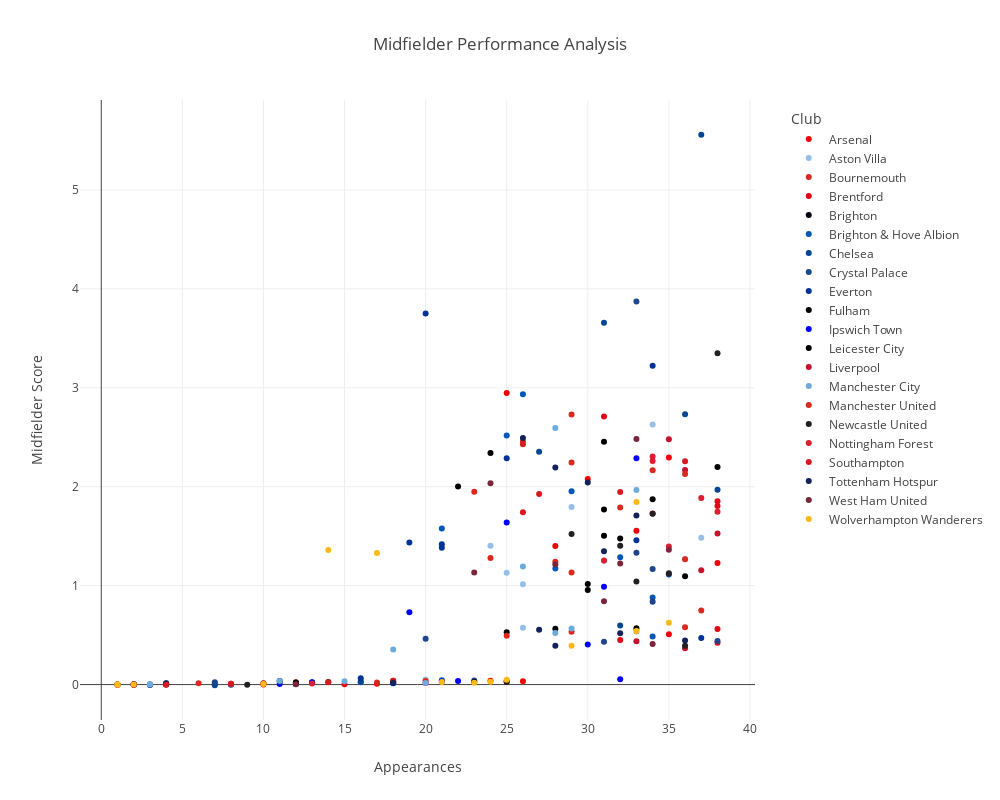

The notebook cell this image was saved under:
### Code cell
# Midfielder Analysis
df_mid = df[df['Position'] == 'MID'].copy()

# Normalize relevant columns
mid_metrics = ['Goals','Shots On Target','Shots','Conversion ','Passes %', 'Assists',
        'Crosses %',
        'fThird Passes',
        'Successful fThird Passes',
        'Through Balls',
        'Hit Woodwork',
        'Big Chances Missed',
        'Offsides',
        'Tackles',
        'Interceptions',
        'Carries Ended with Goal',
        'Carries Ended with Assist',
        'Carries Ended with Shot',
        'Clearances',
        'aDuels %',
        'gDuels %',
        'Possession Won',
        'Dispossessed']
df_mid_norm = normalize_columns(df_mid, mid_metrics)

# Calculate midfielder score
df_mid['Midfielder Score'] = df_mid_norm.apply(calculate_midfielder_score, axis=1)

# Create scatter plot matrix for midfielders
fig = px.scatter(
    df_mid,
    y='Midfielder Score',
    x='Appearances',
    color='Club',
    color_discrete_map=club_colors,
    hover_data=['Player Name', 'Assists', 'Conversion %', 'Midfielder Score'],
    title='Midfielder Performance Analysis',
)

fig.update_layout(
    height=800,
    width=1000,
    showlegend=True,
    legend=dict(
        yanchor="top",
        y=0.99,
        xanchor="left",
        x=1.05
    )
)

fig.show()

### Figure 1 — Plotly figure (JSON) as saved in the notebook; plotly's stock layout.template omitted (floating-point values rounded to 4 significant figures)
{"data": [{"customdata": [["Bukayo Saka", 10, 25], ["Declan Rice", 7, 15], ["Ethan Nwaneri", 0, 0], ["Gabriel Martinelli", 4, 10], ["Jorginho", 0, 0], ["Leandro Trossard", 7, 6], ["Martin Ødegaard", 8, 13], ["Mikel Merino", 2, 6], ["Raheem Sterling", 2, 0], ["Thomas Partey", 0, 0]], "hovertemplate": "Club=Arsenal<br>Appearances=%{x}<br>Midfielder Score=%{y}<br>Player Name=%{customdata[0]}<br>Assists=%{customdata[1]}<br>Conversion %=%{customdata[2]}<extra></extra>", "legendgroup": "Arsenal", "marker": {"color": "#EF0107", "symbol": "circle"}, "mode": "markers", "name": "Arsenal", "orientation": "v", "showlegend": true, "type": "scatter", "x": [25, 35, 26, 33, 15, 38, 30, 28, 17, 35], "xaxis": "x", "y": [2.947, 2.297, 0.03326, 1.555, 0.003131, 1.228, 2.079, 1.401, 0.007018, 0.5084], "yaxis": "y"}, {"customdata": [["Amadou Onana", 0, 5], ["Boubacar Kamara", 0, 0], ["Emiliano Buendía", 0, 0], ["Jacob Ramsey", 3, 13], ["John McGinn", 4, 21], ["Leon Bailey", 2, 10], ["Marcus Rashford", 3, 5], ["Morgan Rogers", 10, 8], ["Ross Barkley", 1, 0], ["Youri Tielemans", 7, 7]], "hovertemplate": "Club=Aston Villa<br>Appearances=%{x}<br>Midfielder Score=%{y}<br>Player Name=%{customdata[0]}<br>Assists=%{customdata[1]}<br>Conversion %=%{customdata[2]}<extra></extra>", "legendgroup": "Aston Villa", "marker": {"color": "#95BFE5", "symbol": "circle"}, "mode": "markers", "name": "Aston Villa", "orientation": "v", "showlegend": true, "type": "scatter", "x": [26, 26, 12, 29, 34, 24, 25, 37, 20, 36], "xaxis": "x", "y": [1.015, 0.5751, 0.004172, 1.796, 2.63, 1.403, 1.13, 1.484, 0.05196, 1.269], "yaxis": "y"}, {"customdata": [["Alex Scott", 0, 0], ["Antoine Semenyo", 5, 0], ["Ben Winterburn", 0, 0], ["Dango Ouattara", 0, 11], ["David Brooks", 0, 17], ["Justin Kluivert", 0, 17], ["Lewis Cook", 3, 0], ["Luis Sinisterra", 0, 0], ["Marcus Tavernier", 5, 6], ["Philip Billing", 0, 0], ["Ryan Christie", 3, 0], ["Tyler Adams", 3, 7]], "hovertemplate": "Club=Bournemouth<br>Appearances=%{x}<br>Midfielder Score=%{y}<br>Player Name=%{customdata[0]}<br>Assists=%{customdata[1]}<br>Conversion %=%{customdata[2]}<extra></extra>", "legendgroup": "Bournemouth", "marker": {"color": "#DA291C", "symbol": "circle"}, "mode": "markers", "name": "Bournemouth", "orientation": "v", "showlegend": true, "type": "scatter", "x": [20, 37, 4, 32, 29, 34, 36, 12, 29, 10, 29, 28], "xaxis": "x", "y": [0.0356, 0.7488, 0.0, 1.791, 2.246, 2.168, 0.58, 0.02241, 1.134, 0.01232, 0.5345, 1.242], "yaxis": "y"}, {"customdata": [["Bryan Mbeumo", 7, 9], ["Christian Nørgaard", 0, 12], ["Frank Onyeka", 0, 0], ["Keane Lewis-Potter", 3, 0], ["Kevin Schade", 2, 0], ["Mathias Jensen", 2, 0], ["Mikkel Damsgaard", 10, 11], ["Paris Maghoma", 0, 0], ["Ryan Trevitt", 0, 0], ["Vitaly Janelt", 3, 0], ["Yehor Yarmoliuk", 0, 21], ["Yunus Konak", 0, 0]], "hovertemplate": "Club=Brentford<br>Appearances=%{x}<br>Midfielder Score=%{y}<br>Player Name=%{customdata[0]}<br>Assists=%{customdata[1]}<br>Conversion %=%{customdata[2]}<extra></extra>", "legendgroup": "Brentford", "marker": {"color": "#E30613", "symbol": "circle"}, "mode": "markers", "name": "Brentford", "orientation": "v", "showlegend": true, "type": "scatter", "x": [38, 34, 2, 38, 38, 24, 38, 8, 1, 32, 31, 10], "xaxis": "x", "y": [1.806, 1.729, -0.001075, 0.5617, 0.4217, 0.03889, 1.852, 0.003397, 0.0007519, 0.4509, 2.71, 0.0005509], "yaxis": "y"}, {"customdata": [["Jakub Moder", 0, 0], ["James Milner", 0, 0]], "hovertemplate": "Club=Brighton<br>Appearances=%{x}<br>Midfielder Score=%{y}<br>Player Name=%{customdata[0]}<br>Assists=%{customdata[1]}<br>Conversion %=%{customdata[2]}<extra></extra>", "legendgroup": "Brighton", "marker": {"color": "#000010", "symbol": "circle"}, "mode": "markers", "name": "Brighton", "orientation": "v", "showlegend": true, "type": "scatter", "x": [4, 4], "xaxis": "x", "y": [0.004123, 0.007545], "yaxis": "y"}, {"customdata": [["Billy Gilmour", 0, 0], ["Brajan Gruda", 4, 0], ["Carlos Baleba", 1, 4], ["Diego Gómez", 0, 0], ["Georginio Rutter", 3, 7], ["Harry Howell", 0, 0], ["Jack Hinshelwood", 2, 25], ["Jeremy Sarmiento", 0, 0], ["Mats Wieffer", 0, 20], ["Matt O'Riley", 0, 11], ["Simon Adingra", 2, 12], ["Solly March", 0, 0], ["Yankuba Minteh", 4, 7], ["Yasin Ayari", 1, 0]], "hovertemplate": "Club=Brighton & Hove Albion<br>Appearances=%{x}<br>Midfielder Score=%{y}<br>Player Name=%{customdata[0]}<br>Assists=%{customdata[1]}<br>Conversion %=%{customdata[2]}<extra></extra>", "legendgroup": "Brighton & Hove Albion", "marker": {"color": "#0057B8", "symbol": "circle"}, "mode": "markers", "name": "Brighton & Hove Albion", "orientation": "v", "showlegend": true, "type": "scatter", "x": [2, 21, 34, 16, 28, 1, 26, 1, 25, 21, 29, 8, 32, 34], "xaxis": "x", "y": [0.004148, 0.04271, 0.8799, 0.02386, 1.174, 0.0007519, 2.934, 0.0, 2.518, 1.578, 1.954, -0.00116, 1.287, 0.4854], "yaxis": "y"}, {"customdata": [["Christopher Nkunku", 0, 18], ["Cole Palmer", 8, 50], ["Enzo Fernández", 7, 20], ["Jadon Sancho", 0, 33], ["Kiernan Dewsbury-Hall", 1, 0], ["Mathis Amougou", 0, 0], ["Moisés Caicedo", 2, 11], ["Mykhailo Mudryk", 0, 0], ["Noni Madueke", 3, 0], ["Pedro Neto", 0, 5], ["Renato Veiga", 0, 0], ["Roméo Lavia", 1, 0]], "hovertemplate": "Club=Chelsea<br>Appearances=%{x}<br>Midfielder Score=%{y}<br>Player Name=%{customdata[0]}<br>Assists=%{customdata[1]}<br>Conversion %=%{customdata[2]}<extra></extra>", "legendgroup": "Chelsea", "marker": {"color": "#034694", "symbol": "circle"}, "mode": "markers", "name": "Chelsea", "orientation": "v", "showlegend": true, "type": "scatter", "x": [27, 37, 36, 31, 13, 1, 38, 7, 32, 35, 7, 16], "xaxis": "x", "y": [2.353, 5.558, 2.734, 3.658, 0.01976, -0.001075, 1.969, -0.006908, 0.5971, 1.113, 0.006461, 0.03012], "yaxis": "y"}, {"customdata": [["Adam Wharton", 2, 0], ["Cheick Doucouré", 0, 0], ["Daichi Kamada", 0, 4], ["Eberechi Eze", 8, 7], ["Ismaïla Sarr", 6, 0], ["Jefferson Lerma", 1, 8], ["Jeffrey Schlupp", 0, 0], ["Jordan Ayew", 0, 0], ["Justin Devenny", 1, 0], ["Matheus França", 0, 0], ["Romain Esse", 1, 0], ["Will Hughes", 3, 33]], "hovertemplate": "Club=Crystal Palace<br>Appearances=%{x}<br>Midfielder Score=%{y}<br>Player Name=%{customdata[0]}<br>Assists=%{customdata[1]}<br>Conversion %=%{customdata[2]}<extra></extra>", "legendgroup": "Crystal Palace", "marker": {"color": "#1B458F", "symbol": "circle"}, "mode": "markers", "name": "Crystal Palace", "orientation": "v", "showlegend": true, "type": "scatter", "x": [20, 13, 34, 34, 38, 33, 12, 31, 23, 4, 7, 33], "xaxis": "x", "y": [0.462, 0.02112, 0.8362, 1.168, 0.4406, 1.333, 0.006538, 0.4328, 0.0417, 0.01586, 0.02346, 3.871], "yaxis": "y"}, {"customdata": [["Abdoulaye Doucouré", 2, 10], ["Carlos Alcaraz", 3, 0], ["Dwight McNeil", 0, 8], ["Harrison Armstrong", 0, 0], ["Idrissa Gueye", 3, 0], ["Jack Harrison", 0, 28], ["Jake O'Brien", 0, 33], ["James Garner", 1, 8], ["Jesper Lindstrøm", 1, 18], ["Orel Mangala", 0, 9], ["Tim Iroegbunam", 0, 0]], "hovertemplate": "Club=Everton<br>Appearances=%{x}<br>Midfielder Score=%{y}<br>Player Name=%{customdata[0]}<br>Assists=%{customdata[1]}<br>Conversion %=%{customdata[2]}<extra></extra>", "legendgroup": "Everton", "marker": {"color": "#003399", "symbol": "circle"}, "mode": "markers", "name": "Everton", "orientation": "v", "showlegend": true, "type": "scatter", "x": [33, 16, 21, 3, 37, 34, 20, 21, 25, 19, 18], "xaxis": "x", "y": [1.458, 0.06368, 1.418, -0.003416, 0.4712, 3.222, 3.752, 1.383, 2.287, 1.436, 0.01866], "yaxis": "y"}, {"customdata": [["Adama Traoré", 7, 5], ["Alex Iwobi", 0, 13], ["Andreas Pereira", 4, 0], ["Carlos Vinícius", 0, 0], ["Emile Smith Rowe", 3, 14], ["Harrison Reed", 0, 0], ["Harry Wilson", 0, 0], ["Reiss Nelson", 1, 0], ["Sander Berge", 0, 11], ["Sasa Lukic", 2, 2], ["Tom Cairney", 0, 0]], "hovertemplate": "Club=Fulham<br>Appearances=%{x}<br>Midfielder Score=%{y}<br>Player Name=%{customdata[0]}<br>Assists=%{customdata[1]}<br>Conversion %=%{customdata[2]}<extra></extra>", "legendgroup": "Fulham", "marker": {"color": "#000000", "symbol": "circle"}, "mode": "markers", "name": "Fulham", "orientation": "v", "showlegend": true, "type": "scatter", "x": [36, 38, 33, 3, 34, 12, 25, 12, 31, 30, 25], "xaxis": "x", "y": [1.095, 2.2, 0.5697, 0.0007692, 1.874, 0.009066, 0.5296, 0.02174, 1.771, 0.955, 0.03455], "yaxis": "y"}, {"customdata": [["Alex Palmer", 0, 0], ["Conor Chaplin", 1, 0], ["Jack Taylor", 0, 0], ["Jaden Philogene", 0, 0], ["Jens Cajuste", 1, 0], ["Julio Enciso", 3, 10], ["Kalvin Phillips", 0, 3], ["Marcus Harness", 0, 0], ["Massimo Luongo", 0, 0], ["Nathan Broadhead", 0, 0], ["Omari Hutchinson", 2, 6], ["Sam Morsy", 1, 19]], "hovertemplate": "Club=Ipswich Town<br>Appearances=%{x}<br>Midfielder Score=%{y}<br>Player Name=%{customdata[0]}<br>Assists=%{customdata[1]}<br>Conversion %=%{customdata[2]}<extra></extra>", "legendgroup": "Ipswich Town", "marker": {"color": "#0000FF", "symbol": "circle"}, "mode": "markers", "name": "Ipswich Town", "orientation": "v", "showlegend": true, "type": "scatter", "x": [13, 22, 32, 21, 30, 25, 19, 2, 11, 18, 31, 33], "xaxis": "x", "y": [0.0236, 0.03645, 0.05333, 0.03178, 0.4051, 1.638, 0.7312, 0.001875, 0.005788, 0.01378, 0.99, 2.288], "yaxis": "y"}, {"customdata": [["Abdul Fatawu", 2, 0], ["Bilal El Khannouss", 3, 10], ["Bobby De Cordova-Reid", 2, 0], ["Boubakary Soumaré", 0, 20], ["Facundo Buonanotte", 2, 10], ["Hamza Choudhury", 0, 0], ["Harry Winks", 2, 14], ["Kasey McAteer", 1, 0], ["Michael Golding", 0, 0], ["Oliver Skipp", 0, 19], ["Stephy Mavididi", 1, 5], ["Wilfred Ndidi", 5, 0]], "hovertemplate": "Club=Leicester City<br>Appearances=%{x}<br>Midfielder Score=%{y}<br>Player Name=%{customdata[0]}<br>Assists=%{customdata[1]}<br>Conversion %=%{customdata[2]}<extra></extra>", "legendgroup": "Leicester City", "marker": {"color": "#000001", "symbol": "circle"}, "mode": "markers", "name": "Leicester City", "orientation": "v", "showlegend": true, "type": "scatter", "x": [11, 32, 23, 31, 31, 4, 22, 18, 1, 24, 30, 28], "xaxis": "x", "y": [0.03623, 1.478, 0.02681, 2.456, 1.505, 0.002999, 2.002, 0.0279, 0.0, 2.34, 1.016, 0.5646], "yaxis": "y"}, {"customdata": [["Alexis Mac Allister", 5, 17], ["Curtis Jones", 3, 0], ["Dominik Szoboszlai", 6, 16], ["Harvey Elliott", 2, 0], ["Jayden Danns", 0, 0], ["Luis Díaz", 5, 0], ["Mohamed Salah", 18, 7], ["Ryan Gravenberch", 4, 6], ["Wataru Endo", 0, 0]], "hovertemplate": "Club=Liverpool<br>Appearances=%{x}<br>Midfielder Score=%{y}<br>Player Name=%{customdata[0]}<br>Assists=%{customdata[1]}<br>Conversion %=%{customdata[2]}<extra></extra>", "legendgroup": "Liverpool", "marker": {"color": "#C8102E", "symbol": "circle"}, "mode": "markers", "name": "Liverpool", "orientation": "v", "showlegend": true, "type": "scatter", "x": [35, 33, 36, 18, 1, 36, 38, 37, 20], "xaxis": "x", "y": [2.48, 0.4381, 2.168, 0.03925, -0.001075, 0.3678, 1.527, 1.154, 0.01479], "yaxis": "y"}, {"customdata": [["Bernardo Silva", 0, 16], ["Ilkay Gündogan", 0, 0], ["Jack Grealish", 0, 0], ["James McAtee", 0, 0], ["Jérémy Doku", 6, 0], ["Kevin De Bruyne", 7, 20], ["Mateo Kovacic", 2, 5], ["Matheus Nunes", 0, 9], ["Nico González", 0, 0], ["Oscar Bobb", 0, 0], ["Phil Foden", 2, 0], ["Rodri", 0, 0], ["Wes Burns", 1, 0]], "hovertemplate": "Club=Manchester City<br>Appearances=%{x}<br>Midfielder Score=%{y}<br>Player Name=%{customdata[0]}<br>Assists=%{customdata[1]}<br>Conversion %=%{customdata[2]}<extra></extra>", "legendgroup": "Manchester City", "marker": {"color": "#6CABDD", "symbol": "circle"}, "mode": "markers", "name": "Manchester City", "orientation": "v", "showlegend": true, "type": "scatter", "x": [33, 33, 20, 15, 29, 28, 31, 26, 11, 3, 28, 3, 18], "xaxis": "x", "y": [1.968, 0.5353, 0.01534, 0.03373, 0.5678, 2.595, 1.252, 1.194, 0.03684, 0.0, 0.5206, 0.002627, 0.3553], "yaxis": "y"}, {"customdata": [["Alejandro Garnacho", 2, 7], ["Amad Diallo", 6, 18], ["Bruno Fernandes", 10, 11], ["Casemiro", 0, 8], ["Christian Eriksen", 2, 13], ["Kobbie Mainoo", 0, 0], ["Manuel Ugarte", 2, 21], ["Mason Mount", 0, 0], ["Scott McTominay", 0, 0], ["Toby Collyer", 0, 0]], "hovertemplate": "Club=Manchester United<br>Appearances=%{x}<br>Midfielder Score=%{y}<br>Player Name=%{customdata[0]}<br>Assists=%{customdata[1]}<br>Conversion %=%{customdata[2]}<extra></extra>", "legendgroup": "Manchester United", "marker": {"color": "#DA291C", "symbol": "circle"}, "mode": "markers", "name": "Manchester United", "orientation": "v", "showlegend": true, "type": "scatter", "x": [36, 26, 36, 24, 23, 25, 29, 17, 2, 6], "xaxis": "x", "y": [1.266, 2.457, 2.128, 1.279, 1.949, 0.4937, 2.73, 0.02107, 0.001893, 0.01209], "yaxis": "y"}, {"customdata": [["Anthony Gordon", 5, 9], ["Bruno Guimarães", 0, 24], ["Harvey Barnes", 4, 5], ["Jacob Murphy", 12, 5], ["Joe Willock", 2, 11], ["Joelinton", 3, 9], ["Lewis Miley", 0, 0], ["Miguel Almirón", 0, 0], ["Sandro Tonali", 2, 0], ["Sean Longstaff", 0, 0]], "hovertemplate": "Club=Newcastle United<br>Appearances=%{x}<br>Midfielder Score=%{y}<br>Player Name=%{customdata[0]}<br>Assists=%{customdata[1]}<br>Conversion %=%{customdata[2]}<extra></extra>", "legendgroup": "Newcastle United", "marker": {"color": "#241F20", "symbol": "circle"}, "mode": "markers", "name": "Newcastle United", "orientation": "v", "showlegend": true, "type": "scatter", "x": [34, 38, 33, 35, 32, 29, 14, 9, 36, 25], "xaxis": "x", "y": [1.727, 3.349, 1.042, 1.126, 1.403, 1.521, 0.02707, -0.0008351, 0.3927, 0.02721], "yaxis": "y"}, {"customdata": [["Anthony Elanga", 11, 10], ["Callum Hudson-Odoi", 2, 7], ["Danilo", 0, 0], ["Elliot Anderson", 6, 13], ["Eric da Silva Moreira", 0, 0], ["Ibrahim Sangaré", 0, 0], ["Morgan Gibbs-White", 8, 15], ["Nicolás Domínguez", 1, 17], ["Ryan Yates", 0, 8]], "hovertemplate": "Club=Nottingham Forest<br>Appearances=%{x}<br>Midfielder Score=%{y}<br>Player Name=%{customdata[0]}<br>Assists=%{customdata[1]}<br>Conversion %=%{customdata[2]}<extra></extra>", "legendgroup": "Nottingham Forest", "marker": {"color": "#DD1E2F", "symbol": "circle"}, "mode": "markers", "name": "Nottingham Forest", "orientation": "v", "showlegend": true, "type": "scatter", "x": [38, 31, 8, 37, 2, 13, 34, 34, 35], "xaxis": "x", "y": [1.748, 1.254, 0.008262, 1.885, 0.001504, 0.01107, 2.306, 2.26, 1.397], "yaxis": "y"}, {"customdata": [["Adam Lallana", 2, 0], ["Flynn Downes", 0, 14], ["Jay Robinson", 0, 0], ["Joe Aribo", 0, 15], ["Kamaldeen Sulemana", 0, 18], ["Lesley Ugochukwu", 0, 12], ["Mateus Fernandes", 4, 14], ["Ryan Fraser", 0, 0], ["Sam Amo-Ameyaw", 0, 0], ["Samuel Edozie", 0, 0], ["Will Smallbone", 0, 0]], "hovertemplate": "Club=Southampton<br>Appearances=%{x}<br>Midfielder Score=%{y}<br>Player Name=%{customdata[0]}<br>Assists=%{customdata[1]}<br>Conversion %=%{customdata[2]}<extra></extra>", "legendgroup": "Southampton", "marker": {"color": "#D71920", "symbol": "circle"}, "mode": "markers", "name": "Southampton", "orientation": "v", "showlegend": true, "type": "scatter", "x": [14, 27, 4, 32, 26, 26, 36, 8, 2, 2, 18], "xaxis": "x", "y": [0.02416, 1.926, -0.001551, 1.948, 2.43, 1.743, 2.257, 0.009341, -0.0006294, 0.002256, 0.03915], "yaxis": "y"}, {"customdata": [["Archie Gray", 0, 17], ["Brennan Johnson", 3, 8], ["Dejan Kulusevski", 4, 0], ["James Maddison", 7, 7], ["Lucas Bergvall", 1, 0], ["Pape Sarr", 0, 0], ["Rodrigo Bentancur", 0, 21], ["Son Heung-Min", 9, 15], ["Timo Werner", 3, 0], ["Yves Bissouma", 0, 0]], "hovertemplate": "Club=Tottenham Hotspur<br>Appearances=%{x}<br>Midfielder Score=%{y}<br>Player Name=%{customdata[0]}<br>Assists=%{customdata[1]}<br>Conversion %=%{customdata[2]}<extra></extra>", "legendgroup": "Tottenham Hotspur", "marker": {"color": "#132257", "symbol": "circle"}, "mode": "markers", "name": "Tottenham Hotspur", "orientation": "v", "showlegend": true, "type": "scatter", "x": [28, 33, 32, 31, 27, 36, 26, 30, 18, 28], "xaxis": "x", "y": [2.195, 1.708, 0.518, 1.347, 0.5536, 0.4445, 2.492, 2.043, 0.0179, 0.3924], "yaxis": "y"}, {"customdata": [["Andy Irving", 0, 0], ["Carlos Soler", 0, 3], ["Edson Álvarez", 1, 5], ["Guido Rodríguez", 0, 7], ["James Ward-Prowse", 2, 16], ["Jarrod Bowen", 8, 0], ["Lewis Orford", 0, 0], ["Lucas Paquetá", 0, 18], ["Luis Guilherme", 0, 0], ["Maxwel Cornet", 0, 0], ["Mohammed Kudus", 3, 5], ["Tomás Soucek", 0, 8]], "hovertemplate": "Club=West Ham United<br>Appearances=%{x}<br>Midfielder Score=%{y}<br>Player Name=%{customdata[0]}<br>Assists=%{customdata[1]}<br>Conversion %=%{customdata[2]}<extra></extra>", "legendgroup": "West Ham United", "marker": {"color": "#7A263A", "symbol": "circle"}, "mode": "markers", "name": "West Ham United", "orientation": "v", "showlegend": true, "type": "scatter", "x": [10, 31, 28, 23, 24, 34, 2, 33, 12, 2, 32, 35], "xaxis": "x", "y": [0.01073, 0.841, 1.215, 1.132, 2.036, 0.4111, 0.0007692, 2.484, 0.00256, 0.003998, 1.223, 1.362], "yaxis": "y"}, {"customdata": [["André", 0, 0], ["Boubacar Traoré", 0, 0], ["Carlos Forbs", 0, 0], ["Chiquinho", 0, 0], ["Daniel Podence", 0, 0], ["Gonçalo Guedes", 4, 0], ["Hwang Hee-Chan", 0, 0], ["Jean-Ricner Bellegarde", 7, 0], ["Mario Lemina", 3, 9], ["Marshall Munetsi", 1, 6], ["Mateus Mané", 0, 0], ["Matheus Cunha", 6, 11], ["Pablo Sarabia", 0, 0], ["Rodrigo Gomes", 0, 0], ["Tommy Doyle", 1, 0]], "hovertemplate": "Club=Wolverhampton Wanderers<br>Appearances=%{x}<br>Midfielder Score=%{y}<br>Player Name=%{customdata[0]}<br>Assists=%{customdata[1]}<br>Conversion %=%{customdata[2]}<extra></extra>", "legendgroup": "Wolverhampton Wanderers", "marker": {"color": "#FDB913", "symbol": "circle"}, "mode": "markers", "name": "Wolverhampton Wanderers", "orientation": "v", "showlegend": true, "type": "scatter", "x": [33, 1, 10, 1, 2, 29, 21, 35, 17, 14, 1, 33, 23, 25, 24], "xaxis": "x", "y": [0.5415, 0.001504, 0.0055, 0.0, 0.0007692, 0.3929, 0.02608, 0.626, 1.331, 1.36, 0.0, 1.846, 0.01947, 0.04822, 0.0295], "yaxis": "y"}], "layout": {"height": 800, "legend": {"title": {"text": "Club"}, "tracegroupgap": 0, "x": 1.05, "xanchor": "left", "y": 0.99, "yanchor": "top"}, "showlegend": true, "title": {"text": "Midfielder Performance Analysis"}, "width": 1000, "xaxis": {"anchor": "y", "domain": [0, 1], "title": {"text": "Appearances"}}, "yaxis": {"anchor": "x", "domain": [0, 1], "title": {"text": "Midfielder Score"}}}}
